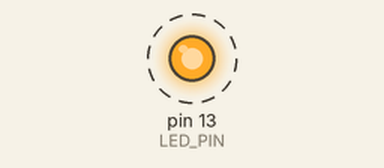
The sketch below on a simulated Arduino Uno, built with avr-gcc and run on an emulated ATmega328P. Parts: output pins drawn as LEDs (lit = HIGH). Dashed ring = blinking.

Above: at 0.2 s.
Timing chart, 0 to 3.0 s (numbered marks = the images above):
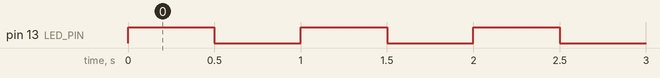

Measured:
- by itself, pin 13 (LED_PIN): alternates HIGH for 0.50 s and LOW for 0.50 s

The sketch:

HelloWorld.ino
```cpp
const unsigned int LED_PIN = 13;
const unsigned int PAUSE = 500;

void setup() { // <label id="code.welcome.setup"/>
  pinMode(LED_PIN, OUTPUT);
}

void loop() { // <label id="code.welcome.loop"/>
  digitalWrite(LED_PIN, HIGH);
  delay(PAUSE);
  digitalWrite(LED_PIN, LOW);
  delay(PAUSE);
}
```
